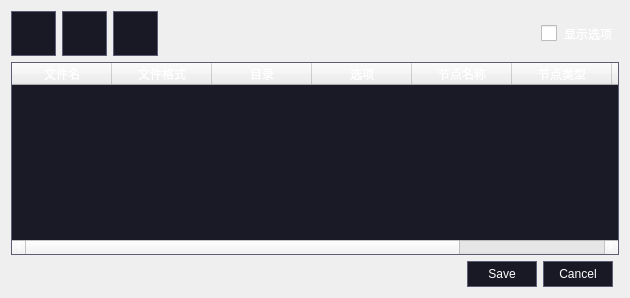
<?xml version="1.0" encoding="UTF-8"?>
<ui version="4.0">
 <class>qSlicerSaveDataDialog</class>
 <widget class="QDialog" name="qSlicerSaveDataDialog">
  <property name="geometry">
   <rect>
    <x>0</x>
    <y>0</y>
    <width>630</width>
    <height>298</height>
   </rect>
  </property>
  <property name="windowTitle">
   <string>保存场景和未保存的数据</string>
  </property>
  <property name="windowIcon">
   <iconset resource="../qSlicerBaseQTGUI.qrc">
    <normaloff>:/Icons/Small/SlicerSave.png</normaloff>:/Icons/Small/SlicerSave.png</iconset>
  </property>
  <property name="styleSheet">
   <string notr="true">QTableWidget{
	selection-background-color: #41507d;
    background: #1a1a26;
	border: 1px solid #5c5c74;
	color: rgb(255, 255, 255);
}


/*垂直滚动条整体*/
QScrollBar:vertical
{
    width:8px;
    background:#323349;
    margin:0px,0px,0px,0px;
    padding-top:0px;   /*上预留位置*/
    padding-bottom:0px;    /*下预留位置*/
}
 
/*滚动条中滑块的样式*/
QScrollBar::handle:vertical
{
    width:8px;
    background:#727284;
    min-height:20px;
}
 
/*鼠标触及滑块样式*/
QScrollBar::handle:vertical:hover
{
    width:9px;
    background:#727284;
    min-height:20;
}
 
/*设置下箭头*/
QScrollBar::add-line:vertical
{
    height:0px;
    width:0px;
    subcontrol-position:bottom;
}
 
/*设置上箭头*/
QScrollBar::sub-line:vertical
{
    height:0px;
    width:0px;
    subcontrol-position:top;
}
 
/*当滚动条滚动的时候，上面的部分和下面的部分*/
QScrollBar::add-page:vertical,QScrollBar::sub-page:vertical
{
    background:rgb(0,0,0,10%);
    border-radius:4px;
}


QCheckBox {
    spacing: 7px;/*复选框文本与勾选框（就是左边的勾选小框框，自己瞎叫的）的距离*/
}

QCheckBox::indicator {
    width: 16px;/*勾选框的大小*/
    height: 16px;
}
/*勾选框未选中时的图像*/
QCheckBox::indicator:unchecked {
    image: url(:/Icons/CheckBoxImage1.png);
}

/*勾选框选中时的图像*/
QCheckBox::indicator:checked {
    image: url(:/Icons/CheckBoxImage.png);
}

QComboBox {
	color: rgb(255, 255, 255);
    background: #191925;
	border: 1px solid #5c5c74;
	font: 10pt &quot;Microsoft YaHei&quot;;
}

QComboBox QAbstractItemView {
    outline: 0px solid gray;     
    color: rgb(255, 255, 255);
    background-color: rgb(60, 60, 90);   
    selection-background-color: rgb(105, 135, 213);  
}

QComboBox QAbstractItemView::item:hover {
    color: rgb(255, 255, 255);
    background-color: rgb(105, 135, 213);
}

QComboBox QAbstractItemView::item:selected {
    color: rgb(255, 255, 255);
    background-color: rgb(105, 135, 213);
}

QComboBox:hover{
	background-color: rgb(105, 135, 213);
}

QComboBox::drop-down {
	subcontrol-origin: padding;
    subcontrol-position: top right;
    /*width: 20px;*/
 	
    /*border-left-width: 1px;
    border-left-color: darkgray;
    border-left-style: solid;*/ /* just a single line */
    border-top-right-radius: 3px; /* same radius as the QComboBox */
    border-bottom-right-radius: 3px;
}

QComboBox::down-arrow {
	image: url(:/Icons/comboBoxDown1.png);
}

QSpinBox {
	/* 为箭头保留空间 */
	/*padding-right:20px;*/
	color: rgb(255, 255, 255);
	background: #1a1a26;
	border: 1px solid #5c5c74;
	font: 10pt &quot;Microsoft YaHei&quot;;
	min-height:21px;
	max-height:21px;
}

/* 向上按钮 */
QSpinBox::up-button {
	subcontrol-origin:border;
	subcontrol-position:top right;
	width:16px;
	border-width:1px;
}

QSpinBox::up-button:hover {
	background-color: rgb(105, 135, 213);
}

QSpinBox::down-button {
	subcontrol-origin:border;
	subcontrol-position:bottom right;
	width:16px;
	border-width:1px;
	border-top-width:0;
}

/* 向下按钮 */
QSpinBox::down-button:hover {
	background-color: rgb(105, 135, 213);
}

/* 向下按钮里的小箭头 */
QSpinBox::down-arrow {
	image:url(:/Icons/SpinboxDown.png);
	width:7px;
	height:4px;
}

/* 向上按钮里的小箭头 */
QSpinBox::up-arrow {
	image:url(:/Icons/SpinboxUp.png);
	width:7px;
	height:4px;
}


QDoubleSpinBox {
	/* 为箭头保留空间 */
	padding-right:20px;
	background: #1a1a26;
	border: 1px solid #5c5c74;
	color: rgb(255, 255, 255);

	min-height:21px;
	max-height:21px;
}

/* 向上按钮 */
QDoubleSpinBox::up-button {
	subcontrol-origin:border;
	subcontrol-position:top right;
	width:16px;
	border-width:1px;
}

QDoubleSpinBox::up-button:hover {
	background-color: rgb(105, 135, 213);
}

QDoubleSpinBox::down-button {
	subcontrol-origin:border;
	subcontrol-position:bottom right;
	width:16px;
	border-width:1px;
	border-top-width:0;
}

/* 向下按钮 */
QDoubleSpinBox::down-button:hover {
	background-color: rgb(105, 135, 213);
}

/* 向下按钮里的小箭头 */
QDoubleSpinBox::down-arrow {
	image:url(:/Icons/SpinboxDown.png);
	width:7px;
	height:4px;
}

/* 向上按钮里的小箭头 */
QDoubleSpinBox::up-arrow {
	image:url(:/Icons/SpinboxUp.png);
	width:7px;
	height:4px;
}

QWidget{
	color: #ffffff;
	font: 10pt &quot;Microsoft YaHei&quot;;
}</string>
  </property>
  <layout class="QGridLayout" name="gridLayout" columnstretch="0,0,0,1,0,0,0">
   <item row="0" column="0">
    <widget class="QToolButton" name="SelectSceneDataButton">
     <property name="toolTip">
      <string>选择场景和修改数据</string>
     </property>
     <property name="styleSheet">
      <string notr="true">QToolButton{
	width: 40;
	height: 40;
	background: #191925;
	border: 1px solid #5c5c74;
}

QToolButton:hover {
	background-color: #5C5C74;
}</string>
     </property>
     <property name="text">
      <string/>
     </property>
     <property name="icon">
      <iconset resource="../qSlicerBaseQTGUI.qrc">
       <normaloff>:/Icons/CheckModified.png</normaloff>:/Icons/CheckModified.png</iconset>
     </property>
     <property name="iconSize">
      <size>
       <width>32</width>
       <height>32</height>
      </size>
     </property>
    </widget>
   </item>
   <item row="1" column="0" colspan="7">
    <widget class="QTableWidget" name="FileWidget">
     <property name="styleSheet">
      <string notr="true">QTableWidget::indicator{
width: 16px;/*勾选框的大小*/
height: 16px;
}

QTableWidget::indicator:checked
{
image: url(:/Icons/CheckBoxImage.png);
}

QTableWidget::indicator:unchecked
{
image: url(:/Icons/CheckBoxImage1.png);
}

QToolButton{
	background: #191925;
	border: 1px solid #5c5c74;
}

QToolButton:hover {
	background-color: #5C5C74;
}</string>
     </property>
     <property name="editTriggers">
      <set>QAbstractItemView::AllEditTriggers</set>
     </property>
     <property name="selectionMode">
      <enum>QAbstractItemView::NoSelection</enum>
     </property>
     <property name="sortingEnabled">
      <bool>true</bool>
     </property>
     <column>
      <property name="text">
       <string>文件名</string>
      </property>
     </column>
     <column>
      <property name="text">
       <string>文件格式</string>
      </property>
     </column>
     <column>
      <property name="text">
       <string>目录</string>
      </property>
     </column>
     <column>
      <property name="text">
       <string>选项</string>
      </property>
     </column>
     <column>
      <property name="text">
       <string>节点名称</string>
      </property>
     </column>
     <column>
      <property name="text">
       <string>节点类型</string>
      </property>
     </column>
     <column>
      <property name="text">
       <string>状态</string>
      </property>
     </column>
     <column>
      <property name="text">
       <string>记录</string>
      </property>
     </column>
    </widget>
   </item>
   <item row="2" column="4" colspan="2">
    <widget class="QDialogButtonBox" name="ButtonBox">
     <property name="styleSheet">
      <string notr="true">QPushButton{
	height: 24;
	width: 68;
	background: #191925;
	border: 1px solid #5c5c74;
}

QPushButton:hover {
	background-color: #5C5C74;
}</string>
     </property>
     <property name="orientation">
      <enum>Qt::Horizontal</enum>
     </property>
     <property name="standardButtons">
      <set>QDialogButtonBox::Cancel|QDialogButtonBox::Save</set>
     </property>
    </widget>
   </item>
   <item row="2" column="0" colspan="4">
    <widget class="ctkDirectoryButton" name="DirectoryButton" native="true">
     <property name="styleSheet">
      <string notr="true">QPushButton{
	height: 24;
	background: #191925;
	border: 1px solid #5c5c74;
}

QPushButton:hover {
	background-color: #5C5C74;
}</string>
     </property>
     <property name="text" stdset="0">
      <string>更改所选文件的目录</string>
     </property>
    </widget>
   </item>
   <item row="0" column="1">
    <widget class="QToolButton" name="SelectDataButton">
     <property name="toolTip">
      <string>仅选择修改的数据</string>
     </property>
     <property name="styleSheet">
      <string notr="true">QToolButton{
	width: 40;
	height: 40;
	background: #191925;
	border: 1px solid #5c5c74;
}

QToolButton:hover {
	background-color: #5C5C74;
}</string>
     </property>
     <property name="text">
      <string/>
     </property>
     <property name="icon">
      <iconset resource="../qSlicerBaseQTGUI.qrc">
       <normaloff>:/Icons/CheckModifiedData.png</normaloff>:/Icons/CheckModifiedData.png</iconset>
     </property>
     <property name="iconSize">
      <size>
       <width>32</width>
       <height>32</height>
      </size>
     </property>
    </widget>
   </item>
   <item row="0" column="5">
    <widget class="QCheckBox" name="ShowMoreCheckBox">
     <property name="styleSheet">
      <string notr="true">color: rgb(255, 255, 255);</string>
     </property>
     <property name="text">
      <string>显示选项</string>
     </property>
    </widget>
   </item>
   <item row="0" column="2">
    <widget class="QToolButton" name="DataBundleButton">
     <property name="toolTip">
      <string>创建包含该场景的病历包</string>
     </property>
     <property name="styleSheet">
      <string notr="true">QToolButton{
	width: 40;
	height: 40;
	background: #191925;
	border: 1px solid #5c5c74;
}

QToolButton:hover {
	background-color: #5C5C74;
}</string>
     </property>
     <property name="text">
      <string/>
     </property>
     <property name="icon">
      <iconset resource="../qSlicerBaseQTGUI.qrc">
       <normaloff>:/Icons/Medium/SlicerDataBundle.png</normaloff>:/Icons/Medium/SlicerDataBundle.png</iconset>
     </property>
     <property name="iconSize">
      <size>
       <width>32</width>
       <height>32</height>
      </size>
     </property>
    </widget>
   </item>
  </layout>
 </widget>
 <customwidgets>
  <customwidget>
   <class>ctkDirectoryButton</class>
   <extends>QWidget</extends>
   <header>ctkDirectoryButton.h</header>
   <container>1</container>
   <slots>
    <signal>directoryChanged(QString)</signal>
   </slots>
  </customwidget>
 </customwidgets>
 <resources>
  <include location="../qSlicerBaseQTGUI.qrc"/>
 </resources>
 <connections>
  <connection>
   <sender>ButtonBox</sender>
   <signal>accepted()</signal>
   <receiver>qSlicerSaveDataDialog</receiver>
   <slot>accept()</slot>
   <hints>
    <hint type="sourcelabel">
     <x>248</x>
     <y>254</y>
    </hint>
    <hint type="destinationlabel">
     <x>157</x>
     <y>274</y>
    </hint>
   </hints>
  </connection>
  <connection>
   <sender>ButtonBox</sender>
   <signal>rejected()</signal>
   <receiver>qSlicerSaveDataDialog</receiver>
   <slot>reject()</slot>
   <hints>
    <hint type="sourcelabel">
     <x>316</x>
     <y>260</y>
    </hint>
    <hint type="destinationlabel">
     <x>286</x>
     <y>274</y>
    </hint>
   </hints>
  </connection>
 </connections>
</ui>
